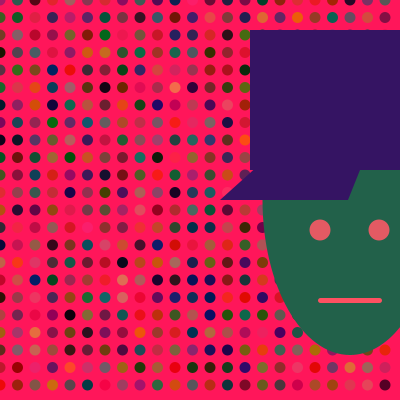
Frame 1 (no input)
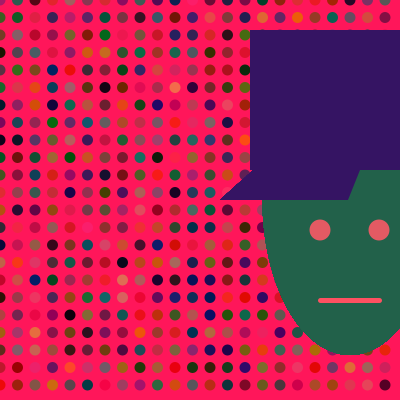
Frame 60 (the mouse pressed at the canvas centre just before this capture)
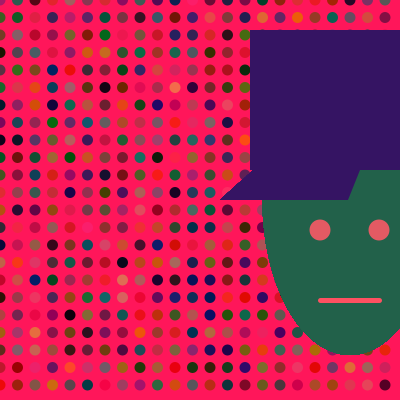
Frame 120 (the mouse held since frame 60 and released just before this capture)

The Processing sketch that drew these frames (run headless with seeded random() and noise(); from frame 60 on, the mouse is pressed at the canvas centre):

// Processing sketch: khoo_ICMsketch_01
// ── khoo_ICMsketch_01.pde
/*Liz Khoo - ICM - First Face Drawing*/

float x=0;
float y=0;

void setup(){
size(400,400);
colorMode(RGB,255,255,255);
background(302,22,90);
smooth();
noStroke();

//20 dots across by 11 dots down; 35 px squares, middle pt is 17.5px
//width of dot is 20 px
//colors of dot are randomized HSB

for(x = 0; x < width; x+=17.5){
  for (y = 0; y < height; y+=17.5){
    float h= random(255);
    float s= random(110);
    float b= random(110);
    fill(h,s,b);
ellipse(x,y,11,11);
  }
}
}

void draw(){
fill(34,97,74);
noStroke();
ellipse(350,200,175,310);

fill(53,20,99);
rect(250,30,200,140);
triangle(420,20,348,200,220,200);

fill(227,90,99);
ellipse(320,230,21,21);
ellipse(379,230,21,21);

stroke(317,80,97);
strokeWeight(5);
line(320,300,379,300);
}
